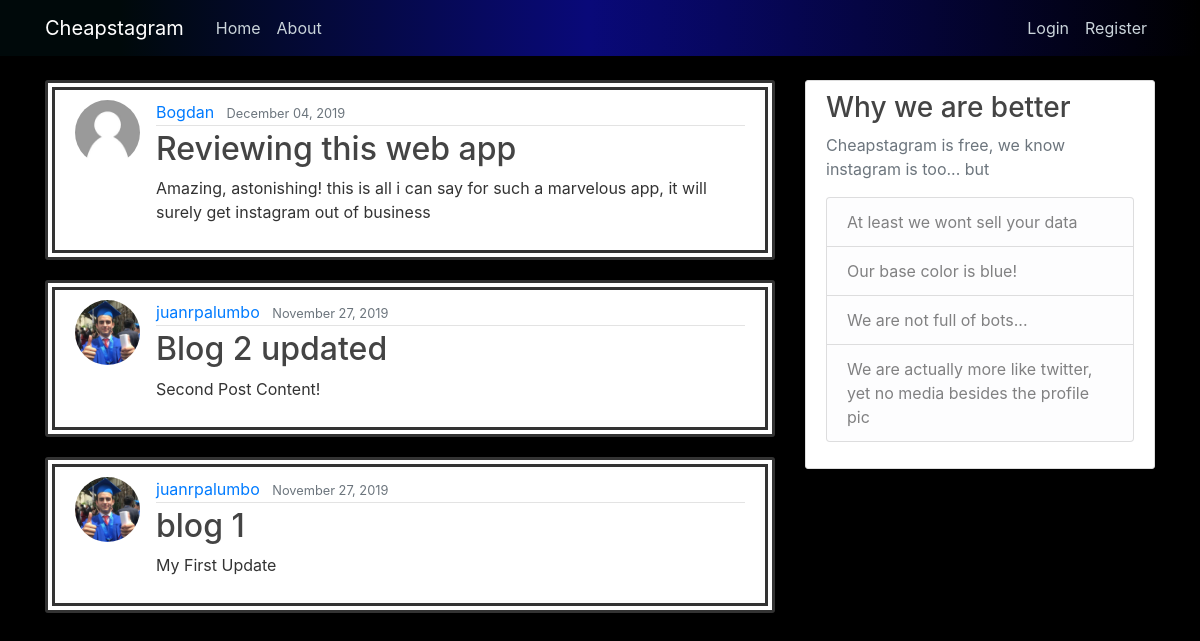
The page / on the database its author committed.
### blog/models.py (models this page shows, shortened)
class Post(models.Model):
    title = models.CharField(max_length=100)
    content = models.TextField()
    date_posted = models.DateTimeField(default=timezone.now)
    author = models.ForeignKey(User, on_delete=models.CASCADE)

### users/models.py (models this page shows, shortened)
class Profile(models.Model):
    user = models.OneToOneField(User, on_delete=models.CASCADE)
    image = models.ImageField(default='default.jpg.jpg', upload_to='profile_pics')

### blog/views.py (the view)
# urls.py: path('', PostListView.as_view(), name='blog-home'),
class PostListView(ListView):
    model = Post
    template_name = 'blog/home.html'  # <app>/<model>_<viewtype>.html
    context_object_name = 'posts'
    ordering = ['-date_posted']

### blog/templates/blog/home.html
{% extends "blog/base.html" %}
{% block content %}
     {% for post in posts %}
            <article style="border: 10px double;" class="media content-section">
                <img class="rounded-circle article-img" src="{{ post.author.profile.image.url }}" alt="">
                <div class="media-body">
                    <div class="article-metadata">
                        <a class="mr-2" href="#">{{ post.author }}</a>
                        <small class="text-muted">{{ post.date_posted|date:"F d, Y" }}</small>
                    </div>
                    <h2><a class="article-title" href="{% url 'post-detail' post.id %}">{{ post.title }}</a></h2>
                    <p class="article-content">{{ post.content }}</p>
                </div>
            </article>
        {% endfor %}
{% endblock content %}

### blog/templates/blog/base.html (shortened to what this page needs)
{% load static %}
<!DOCTYPE html>
<html lang="en">
<head>
    <link rel="stylesheet" href="https://maxcdn.bootstrapcdn.com/bootstrap/4.0.0/css/bootstrap.min.css">
    <link rel="stylesheet" type="text/css" href="{% static 'blog/main.css' %}">
</head>
<body style="background-color: black">
    <header class="site-header">
      <nav style="background-image: linear-gradient(90deg, rgba(0,9,10,1) 10%, rgba(9,9,121,1) 49%, rgba(0,0,0,1) 100%)" class="navbar navbar-expand-md navbar-dark bg-steel fixed-top">
        <div class="container">
          <a class="navbar-brand mr-4" href="{% url 'blog-home' %}">Cheapstagram</a>
          <div class="collapse navbar-collapse" id="navbarToggle">
            <div class="navbar-nav mr-auto">
              <a class="nav-item nav-link" href="{% url 'blog-home' %}">Home</a>
              <a class="nav-item nav-link" href="{% url 'blog-about' %}">About</a>
            </div>
            <div class="navbar-nav">
                {% if user.is_authenticated %}
                    <a class="nav-item nav-link" href="{% url 'post-create' %}">New Post</a>
                    <a class="nav-item nav-link" href="{% url 'profile' %}">Profile</a>
                    <a class="nav-item nav-link" href="{% url 'logout' %}">Logout</a>
                {% else %}
                    <a class="nav-item nav-link" href="{% url 'login' %}">Login</a>
                    <a class="nav-item nav-link" href="{% url 'register' %}">Register</a>
                {% endif %}
            </div>
          </div>
        </div>
      </nav>
    </header>
    <main role="main" class="container">
  <div class="row">
    <div class="col-md-8">
      {% block content %}{% endblock %}
    </div>
    <div class="col-md-4">
      <div class="content-section">
        <h3>Why we are better</h3>
        <p class='text-muted'>Cheapstagram is free, we know instagram is too... but
          <ul class="list-group">
            <li class="list-group-item list-group-item-light">At least we wont sell your data</li>
            <li class="list-group-item list-group-item-light">Our base color is blue!</li>
            <li class="list-group-item list-group-item-light">We are not full of bots...</li>
            <li class="list-group-item list-group-item-light">We are actually more like twitter, yet no media besides the profile pic</li>
          </ul>
        </p>
      </div>
    </div>
  </div>
</main>
</body>
</html>

### blog/static/blog/main.css (style rules this page uses)
body { background: #fafafa; color: #333333; margin-top: 5rem; }
h1, h2, h3, h4, h5, h6 { color: #444444; }
ul { margin: 0; }
.bg-steel { background-color: #5f788a; }
.site-header .navbar-nav .nav-link { color: #cbd5db; }
.content-section { background: #ffffff; padding: 10px 20px; border: 1px solid #dddddd; border-radius: 3px; margin-bottom: 20px; }
.article-title { color: #444444; }
.article-content { white-space: pre-line; }
.article-img { height: 65px; width: 65px; margin-right: 16px; }
.article-metadata { padding-bottom: 1px; margin-bottom: 4px; border-bottom: 1px solid #e3e3e3 }

### rows shown on the page
Post: author.profile.image (placeholder picture), author "Bogdan", date_posted "December 04, 2019", title "Reviewing this web app", content "Amazing, astonishing! this is all i can say for such a marvelous app, it will surely get instagram out of business"
Post: author.profile.image (picture), author "juanrpalumbo", date_posted "November 27, 2019", title "Blog 2 updated", content "Second Post Content!"
Post: author.profile.image (picture), author "juanrpalumbo", date_posted "November 27, 2019", title "blog 1", content "My First Update"
